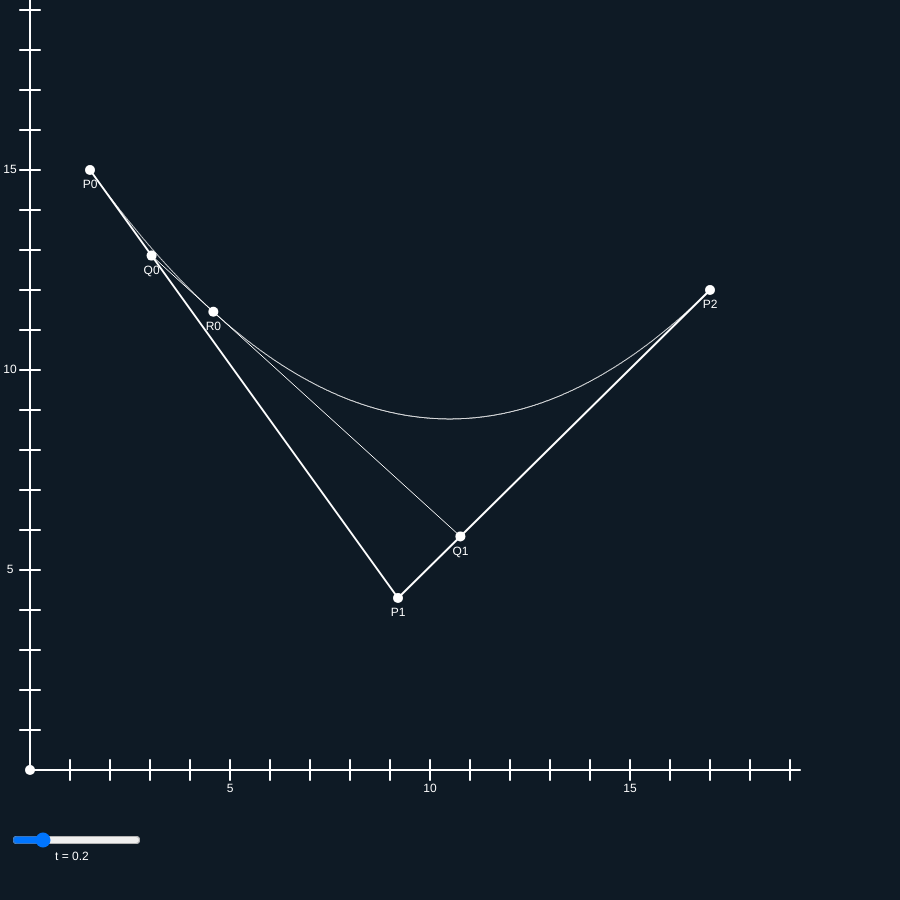
Frame 1 (no input)
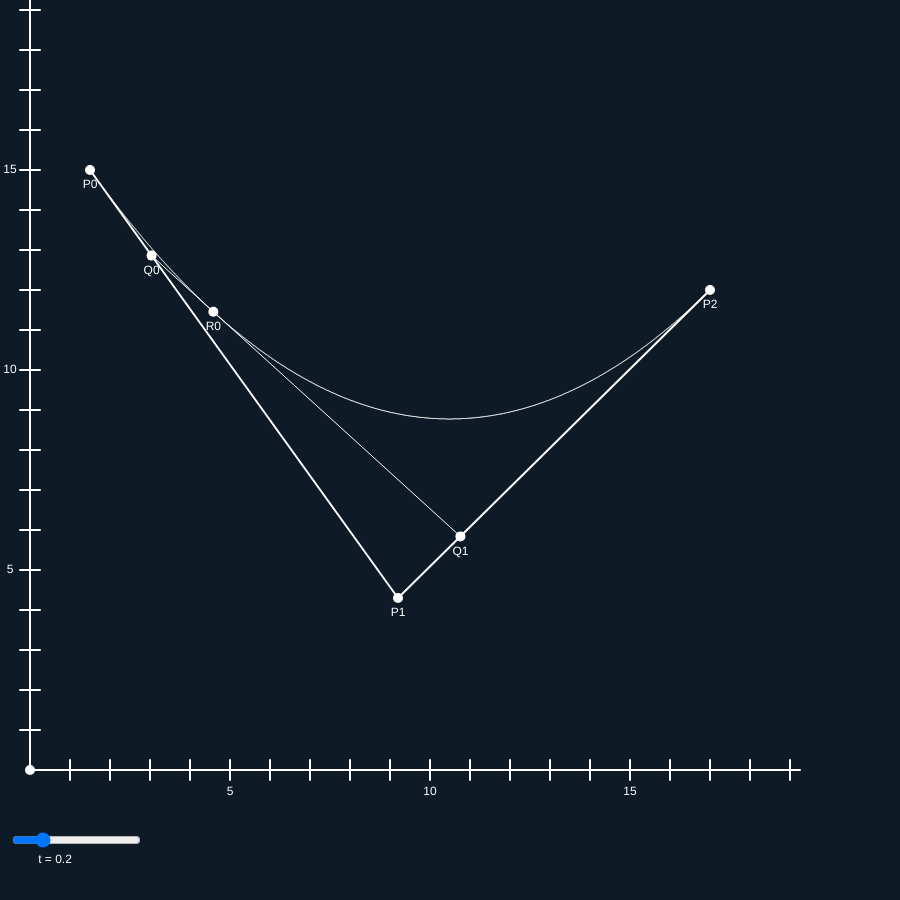
Frame 60 (no input)
Frame 120 (the mouse pressed at the canvas centre since frame 60): identical to frame 60, image omitted

The p5.js sketch that drew these frames (run headless with seeded random() and noise() and a simulated clock; from frame 60 on, the mouse is pressed at the canvas centre):

// p5.js sketch
// ── sketch.js
let totWidth = 800; 
let totHeight = 800; 

let upTranslate = 30; 
let rightTranslate = 30; 

let totUnits = 20; 

let timeSlider; 

let p0 = new Point(1.5, 15, "P0"); 
let p1 = new Point(9.2, 4.3, "P1"); 
let p2 = new Point(17, 12, "P2"); 

let q0,q1,r0; 

let copyQ0, copyQ1, copyR0; 

let allPoints = [p0, p1, p2]; 

function setup(){
    createCanvas(totWidth+100, totHeight+100); 
    timeSlider = createSlider(0,1,0.2, 0.05); 
    
}


function draw(){
    background(14,26,37,255); 

    timeSlider.position(10, totHeight+30); 

    fill(255); 
    noStroke();
    text("t = " + timeSlider.value(),55, totHeight+60); 
    
    //console.log(mouseX, mouseY);
    stroke(255);
    strokeWeight(50); 

    drawCoordinateAxes(); 


    p0.show(); 
    p1.show();
    p2.show(); 

    stroke(255); 
    strokeWeight(2); 

    line(p0.xLoc, p0.yLoc, p1.xLoc, p1.yLoc); 
    line(p1.xLoc, p1.yLoc, p2.xLoc, p2.yLoc); 

    
    
    strokeWeight(1); 
    quadraticBezier(); 

    

    let t = timeSlider.value(); 
    

    copyQ0.x = (1-t)*p0.x + t*p1.x;
    copyQ0.y = (1-t)*p0.y + t*p1.y; 
    copyQ1.x = (1-t)*p1.x + t*p2.x; 
    copyQ1.y = (1-t)*p1.y + t*p2.y; 

    copyR0.x = (1-t)*copyQ0.x + t*copyQ1.x; 
    copyR0.y = (1-t) * copyQ0.y + t * copyQ1.y; 

    copyQ0.secondUpdateCoord(); 
    copyR0.secondUpdateCoord(); 
    copyQ1.secondUpdateCoord(); 
    
    copyQ0.show(); 
    copyQ1.show();
    copyR0.show(); 


    strokeWeight(1); 
    stroke(255); 
    line(copyQ0.xLoc, copyQ0.yLoc, copyQ1.xLoc, copyQ1.yLoc); 

    
}

function quadraticBezier(){

    for(let t = 0; t<1; t+=0.001){

        let q0 = new Point((1-t)*p0.x + t*p1.x, (1-t)*p0.y + t*p1.y, "Q0"); 
        let q1 = new Point((1-t)*p1.x + t*p2.x, (1-t)*p1.y + t*p2.y, "Q1");
        let r0 = new Point((1-t)*q0.x + t*q1.x, (1-t)*q0.y + t*q1.y, "R0"); 

        copyQ0 = new Point((1-t)*p0.x + t*p1.x, (1-t)*p0.y + t*p1.y, "Q0"); 
        copyQ1 = new Point((1-t)*p1.x + t*p2.x, (1-t)*p1.y + t*p2.y, "Q1");
        copyR0 = new Point((1-t)*q0.x + t*q1.x, (1-t)*q0.y + t*q1.y, "R0"); 
        
        point(coordToP([r0.x, r0.y])[0], coordToP([r0.x, r0.y])[1]); 



    }
}


function mouseDragged(){
    
    for(let i = 0; i<allPoints.length; i++){
        if(allPoints[i].mouseOn()){
            allPoints[i].xLoc = mouseX; 
            allPoints[i].yLoc = mouseY; 
            allPoints[i].updateCoord(); 
        } 
        
    }
    
}



function coordToP(p){
    x = p[0]; 
    y = p[1]; 
    let pixelX = rightTranslate + Math.floor(totWidth/totUnits) * x; 
    let pixelY = (totHeight - upTranslate) - (y * Math.floor(totHeight/totUnits)); 
    
    return [pixelX, pixelY]; 
}





function drawCoordinateAxes(){

    

    stroke(255);
    strokeWeight(2); 

    line(rightTranslate, totHeight-upTranslate, totWidth, totHeight-upTranslate); 
    line(rightTranslate, totHeight-upTranslate, rightTranslate, 0); 
    strokeWeight(10); 
    point(rightTranslate, totHeight-upTranslate); 
    strokeWeight(2); 

    
    for(let i = rightTranslate+Math.floor(totWidth/totUnits); i<=totWidth; i+=(Math.floor(totWidth/totUnits))){

        stroke(255); 
        line(i, totHeight-upTranslate+10, i, totHeight-upTranslate-10); // x-axis unit lines
        let curLineNumber = (i-rightTranslate)/Math.floor(totWidth/totUnits); 
        if(curLineNumber % 5 == 0){
            textAlign(CENTER); 
            fill(255); 
            noStroke(); 
            text(curLineNumber, i, totHeight-upTranslate+22); 
        }

    }

    for(let i = totHeight-upTranslate - Math.floor(totHeight/totUnits); i>=0; i-=Math.floor(totHeight/totUnits)){
        stroke(255); 
        line(rightTranslate - 10, i, rightTranslate + 10, i); // y-axis unit lines
        let curLineNumber = -1* (i-totHeight+upTranslate)/Math.floor(totHeight/totUnits); 

        if(curLineNumber % 5 == 0){
            textAlign(CENTER,CENTER); 
            fill(255); 
            noStroke(); 
            text(curLineNumber, rightTranslate - 20, i); 
        }
    }


}


// ── Point.js
function Point(x,y,name){
    this.x = x; 
    this.y = y; 
    this.name = name; 

    this.xLoc = coordToP([x,y])[0]; 
    this.yLoc = coordToP([x,y])[1]; 
    
}





Point.prototype.show = function(){
    strokeWeight(10); 
    stroke(255); 
    point(this.xLoc, this.yLoc);  
    noStroke(); 
    fill(255); 

    text(this.name, this.xLoc, this.yLoc + 15); 
    return; 
}

Point.prototype.mouseOn = function(){
    if(Math.abs(mouseX - this.xLoc) <= 20 && Math.abs(mouseY - this.yLoc) <= 20){
        return true; 
    }
}

Point.prototype.updateCoord = function(){
    this.x = (this.xLoc - rightTranslate)/Math.floor(totWidth/totUnits); 
    this.y = -1 * (this.yLoc - totHeight + upTranslate)/Math.floor(totHeight/totUnits); 
}

Point.prototype.secondUpdateCoord = function(){
    this.xLoc = coordToP([this.x,this.y])[0]; 
    this.yLoc = coordToP([this.x,this.y])[1]; 
}


// function coordToP(p){
//     x = p[0]; 
//     y = p[1]; 
//     let pixelX = rightTranslate + Math.floor(totWidth/totUnits) * x; 
//     let pixelY = (totHeight - upTranslate) - (y * Math.floor(totHeight/totUnits)); 
    
//     return [pixelX, pixelY]; 
// }
